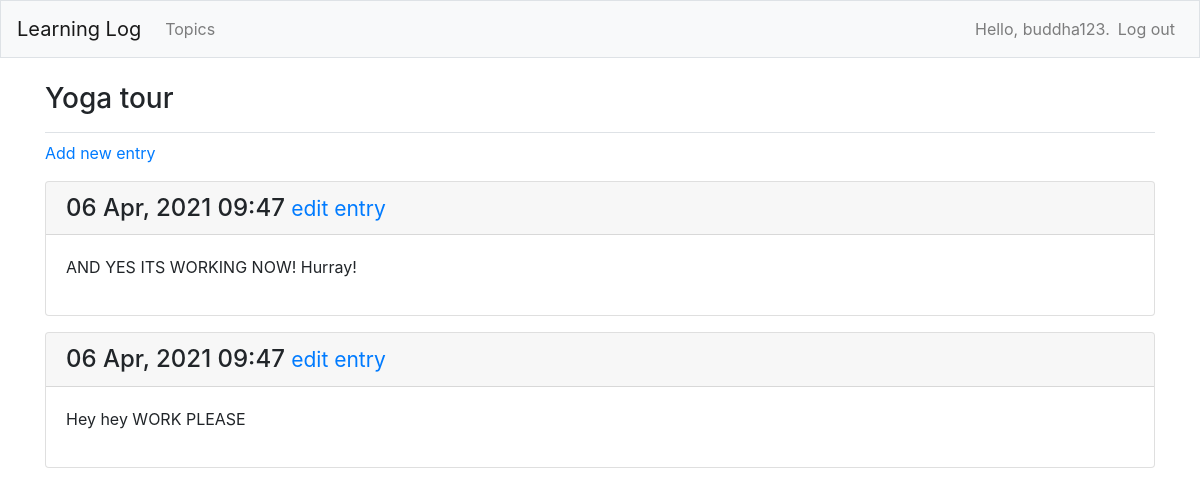
The page /topics/1 (signed in) on the database as committed earlier.
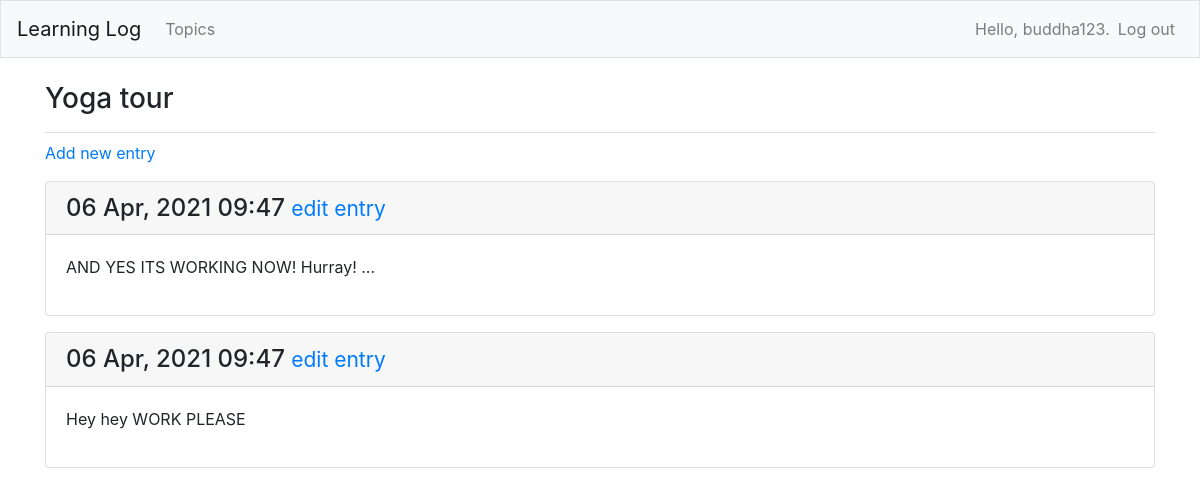
The same page on the database as committed later.
### learning_logs/models.py (models this page shows, shortened)
class Entry(models.Model):
    topic = models.ForeignKey(Topic, on_delete=models.CASCADE)
    text = models.TextField()
    date_added = models.DateTimeField(auto_now_add=True)
    class Meta:
        verbose_name_plural = 'entries'

### learning_logs/views.py (the view)
# urls.py: path('topics/<int:topic_id>', views.topic, name='topic'),
@login_required
def topic(request, topic_id):
    topic = get_object_or_404(Topic, id=topic_id)
    check_topic_owner(topic, request)
    entries = topic.entry_set.order_by('-date_added')
    context = {'topic': topic, 'entries': entries}
    return render(request, 'learning_logs/topic.html', context)

### learning_logs/models.py (called while the page is built)
    def __str__(self):
        return self.text

### learning_logs/views.py (called while the page is built)
def check_topic_owner(topic, request):
    if topic.owner != request.user:
        raise Http404

### learning_logs/templates/learning_logs/topic.html
{% extends 'learning_logs/base.html' %}
{% block page_header %}
    <h3>{{ topic }}</h3>
{% endblock page_header %}
{% block content %}
    <p>
        <a href="{% url 'learning_logs:new_entry' topic.id %}">Add new entry</a>
    </p>
    {% for entry in entries %}
        <div class="card mb-3">
            <h4 class="card-header">
                {{ entry.date_added|date:'d M, Y H:i' }}
                <small><a href="{% url 'learning_logs:edit_entry' entry.id %}">edit entry</a></small>
            </h4>
            <div class="card-body">
                {{ entry.text|linebreaks }}
            </div>
        </div>
    {% empty %}
        <p>There are no entries for this topic yet.</p>
    {% endfor %}
{% endblock content %}

Rows that differ between the two databases and show on the page:
changed Entry: text "AND YES ITS WORKING NOW! Hurray!" → "AND YES ITS WORKING NOW! Hurray! ..."
